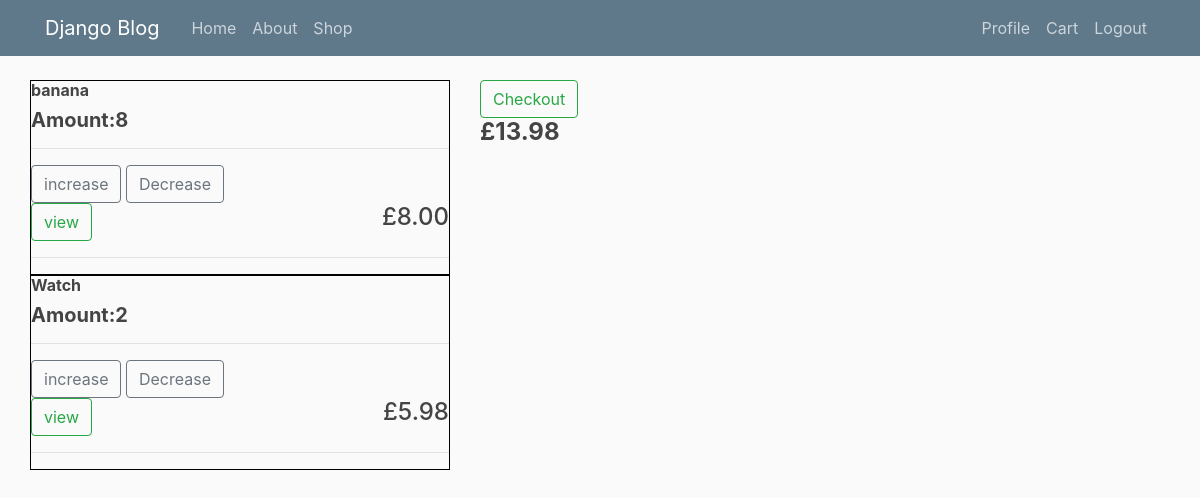
Page /store/cart (signed in) on the earlier database version.
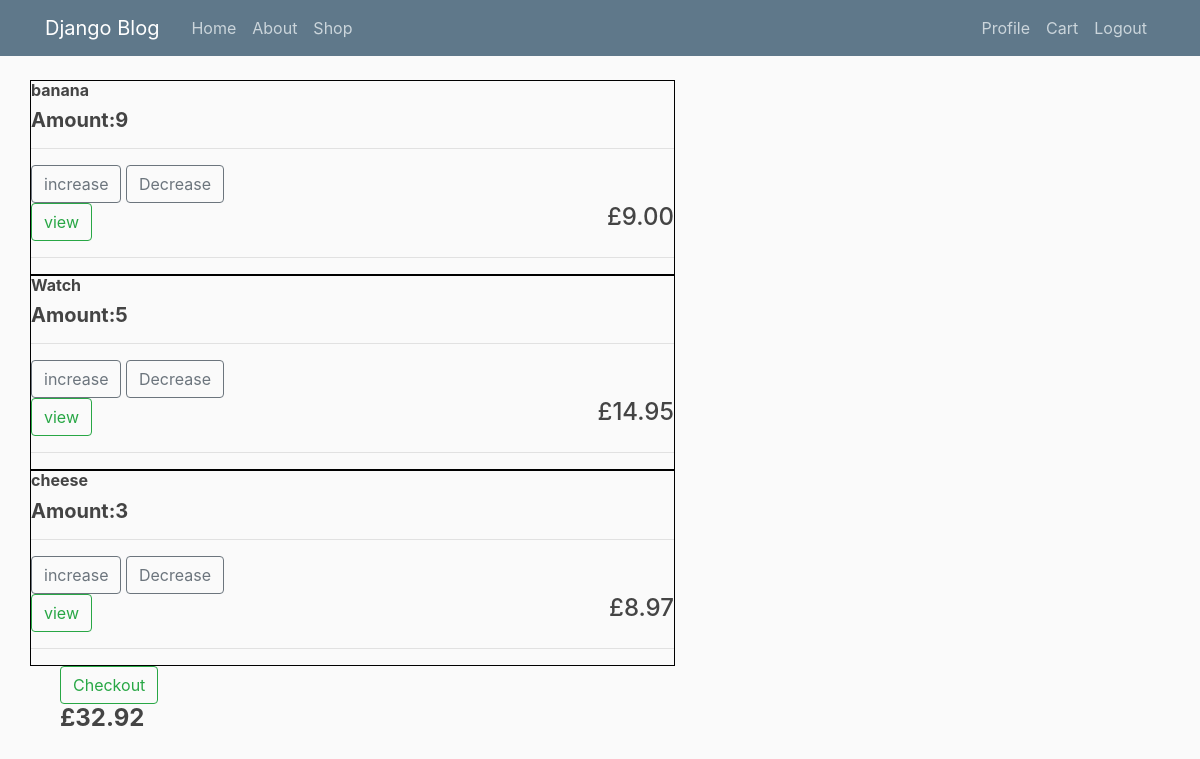
Same page on the later database version.
### registration/models.py (models this page shows, shortened)
class OrderItem(models.Model):
    product = models.ForeignKey(Product, on_delete=models.SET_NULL, blank=True, null=True)
    order = models.ForeignKey(Order, on_delete=models.SET_NULL, blank=True, null=True)
    quantity = models.IntegerField(default=0, null=True, blank=True)
    date_added = models.DateTimeField(auto_now_add=True)
    order_transactionref = models.CharField(max_length=100, blank=True, unique=True, default=uuid.uuid4)
    @property
    def get_total(self):
        total = self.product.price * self.quantity
        return total

class Product(models.Model):
    name = models.CharField(max_length=250, null=True)
    price = models.FloatField()
    image = models.ImageField(default='default.jpg', upload_to='profile_pics')

class Order(models.Model):
    Profile = models.ForeignKey(Profile, on_delete=models.SET_NULL, blank=True, null=True)
    date_ordered = models.DateTimeField(auto_now_add=True)
    complete = models.BooleanField(default=False, null=True,blank=False)
    eyw_transactionref = models.CharField(max_length=100, blank=True, unique=True, default=uuid.uuid4)
    @property
    def get_cart_total(self):
        orderitems = self.orderitem_set.all()
        total = sum([item.get_total for item in orderitems])
        return total

### registration/views.py (the view)
# urls.py: path('store/cart', user_views.cart, name='cart'),
def cart(request):
    print("cart")
    if request.user.is_authenticated:
        customer = request.user.profile
        order, created = Order.objects.get_or_create(Profile=customer, complete=False)
        items = order.orderitem_set.all()
    else:
        order = {'get_cart_total': 0, }
        items = []
    context = {'items':items,'title': 'Cart','order': order}
    return render(request, 'users/cart.html', context)

### registration/templates/users/cart.html (shortened to what this page needs)
{% extends "blog/base.html" %}
{% block content %}
    <div class="row">
        {% for item in items %}
            <div class="col-lg-12">
                <div class="box-element">
                    <div class="solid">
                        <h6><strong>{{item.product.name}}</strong></h6>
                        <h5><strong>Amount:{{item.quantity}}</strong></h5>
                        <hr>
                        <div class="quantity">
                            <button data-product= {{item.product.id}} data-action="add" class="btn btn-outline-secondary add-btn update-cart">increase</button>
                            <button data-product= {{item.product.id}} data-action="remove" class="btn btn-outline-secondary remove-btn update-cart">Decrease</button>
                        </div>
                        <a class="btn btn-outline-success" href="#">view</a>
                        <h4 style="display: inline-block;float: right">£{{item.get_total|floatformat:2}}</h4>
                        <hr>
                    </div>
                </div>
            </div>
        {% endfor %}
    </div>
    <div class="col">
        <div class="box-element">
            <div class="col-lg-12">
                <a class="btn btn-outline-success" href="{% url 'checkout' %}">Checkout</a>
                <h4><strong>£{{order.get_cart_total|floatformat:2}}</strong></h4>
            </div>
        </div>
    </div>
{% endblock content %}

Differences in the rows shown:
changed OrderItem "banana": quantity "8" → "9"; get_total "8.00" → "9.00"
changed OrderItem "Watch": quantity "2" → "5"; get_total "5.98" → "14.95"
added OrderItem: product.name "cheese", quantity "3", get_total "8.97"
changed through a linked row, Order: get_cart_total "13.98" → "32.92"
